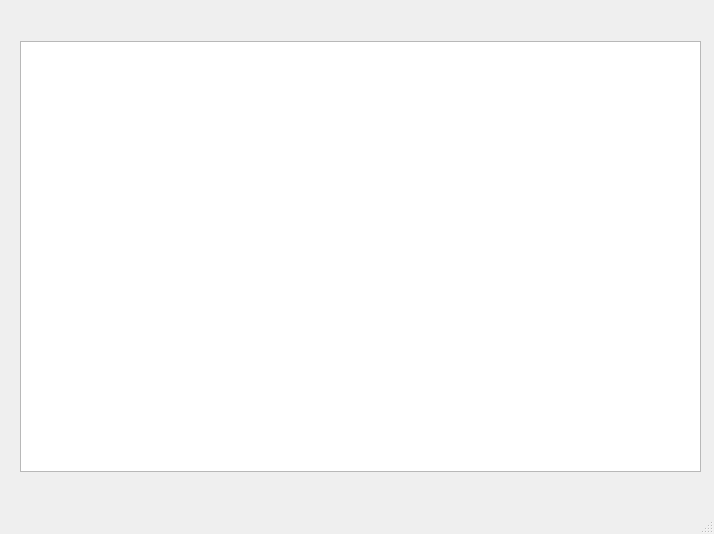
<?xml version="1.0" encoding="UTF-8"?>
<ui version="4.0">
 <class>MainWindow</class>
 <widget class="QMainWindow" name="MainWindow">
  <property name="geometry">
   <rect>
    <x>0</x>
    <y>0</y>
    <width>714</width>
    <height>534</height>
   </rect>
  </property>
  <property name="windowTitle">
   <string>MainWindow</string>
  </property>
  <widget class="QWidget" name="centralwidget">
   <widget class="QTableWidget" name="coffee_table">
    <property name="geometry">
     <rect>
      <x>20</x>
      <y>41</y>
      <width>681</width>
      <height>431</height>
     </rect>
    </property>
   </widget>
  </widget>
  <widget class="QMenuBar" name="menubar">
   <property name="geometry">
    <rect>
     <x>0</x>
     <y>0</y>
     <width>714</width>
     <height>26</height>
    </rect>
   </property>
  </widget>
  <widget class="QStatusBar" name="statusbar"/>
 </widget>
 <resources/>
 <connections/>
</ui>
